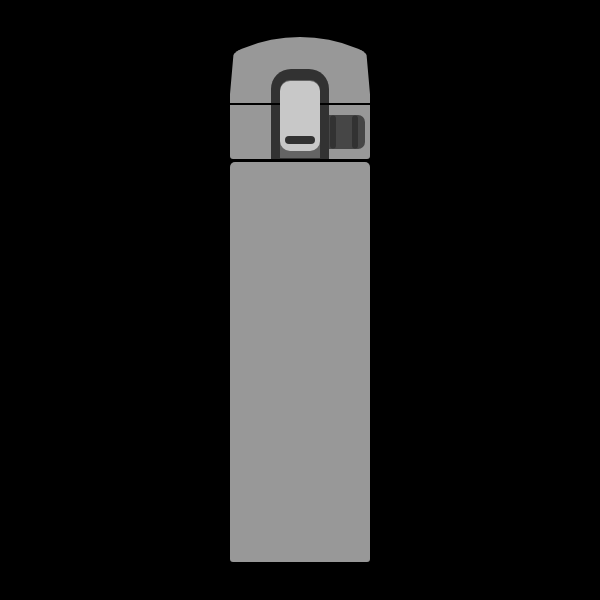
Frame 1 (no input)
Frame 60 (no input): identical to frame 1, image omitted
Frame 120 (the mouse pressed at the canvas centre since frame 60): identical to frame 1, image omitted

The p5.js sketch that drew this single still picture (run headless with seeded random() and noise() and a simulated clock; from frame 60 on, the mouse is pressed at the canvas centre):

// p5.js sketch
// ── sketch.js
function setup() {
  createCanvas(600, 600);
   rectMode(CENTER)
  ellipseMode(CENTER)
 noStroke();
  angleMode(DEGREES);
}

function draw() {
  background(000);

fill(color(152));
circle(300, 185, 296)

fill(color(0));
rect(300, 208, 300, 313);


fill(color(152));
rect(300, 362, 140, 400, 5, 5, 3, 3);

fill(color(152));
rect(300, 104, 140, 110, 15, 15, 3, 3);

fill(color(0));
push()
    translate(398, 70);
    rotate(175);
    rect(0, 0, 60, 70, 5);
pop()

push()
    translate(202, 70);
    rotate(-175);
    rect(0, 0, 60, 70, 5);
pop()

fill(color(50));
rect(300, 114, 58, 90, 20, 20, 0, 0);

fill(color(100));
rect(300, 119, 40, 78, 10, 10, 0, 0);
fill(color(200));
rect(300, 116, 40, 70, 10, 10, 10, 10);

fill(color(50));
rect(300, 140, 30, 8, 4, 4, 4, 4)

fill(color(70));
rect(347, 132, 36, 34, 0, 7, 7, 0)


fill(color(50));
rect(333, 132, 6, 33, 3)
rect(355, 132, 6, 33, 3)



fill(color(0));
rect(255, 104, 50, 2);
rect(345, 104, 50, 2);

}
